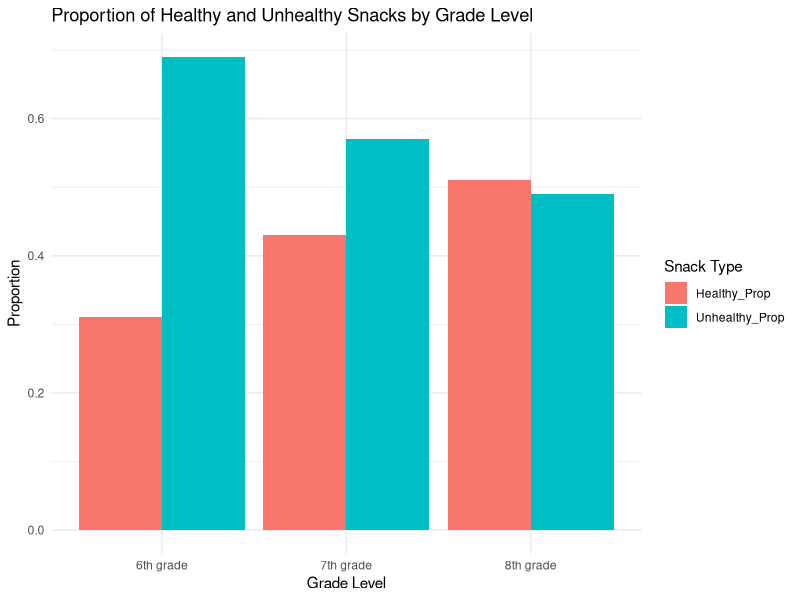

Here is the R script that generated this plot:
## ---- chunk 1
library(dplyr)
library(ggplot2)
## ---- chunk 2
# create data frame
df <- data.frame(
  "Surgical Procedure" = c("Bypass", "Angiography"),
  "Sample Size" = c(539, 847),
  "Mean Wait Time" = c(19, 18),
  "Standard Deviation" = c(10, 9)
)

# bypass confidence interval
mean <- 19
n <- 539
sd <- 10
ci_level <- .9
tail_area <- (1 - ci_level)/2
t_score <- qt(p=1-tail_area, df = n - 1)
b_ci <- c(mean - t_score * sd/sqrt(n), mean + t_score * sd/sqrt(n))

# angiography
mean <- 18
n <- 847
sd <- 9
ci_level <- .9
tail_area <- (1 - ci_level)/2
t_score <- qt(p=1-tail_area, df = n - 1)
a_ci <- c(mean - t_score * sd/sqrt(n), mean + t_score * sd/sqrt(n))


cat("Bypass 90% Confidence Interval: (", b_ci[1], ", ", b_ci[2], ")", sep = "")
cat("\n")
cat("\n")
cat("Angiography 90% Confidence Interval: (", a_ci[1], ", ", a_ci[2], ")", sep = "")

## ---- chunk 3
n <- 1031 # num of americans survey
college_essential <- 567 # num americans believe college is essential
point_estimate <- college_essential/n
prop_results <- prop.test(college_essential, n)

cat("College is essential point estimate:", point_estimate)
cat("\n")
cat("\n")
cat("College is essential 95% Confidence Interval: (", prop_results$conf.int[1], ", ", prop_results$conf.int[2], ")", sep = "")
## ---- chunk 4
# solve for n:  CI = x + (t * (sd / sqrt(n)))
# plug in value in this equation: n = (sd * t / (CI - x))^2
#calculate mean
high_price <- 200
low_price <- 30

sd <- (high_price - low_price) * .25
mean <- (high_price + low_price)/2
ci_lower <- mean - 5
ci_upper <- mean + 5
ci_level <- .95
estimated_sample_size <- (sd * ci_level / (ci_upper - mean))^2

cat("The estimated sample size is: ", round(estimated_sample_size))
## ---- chunk 5
# goal: test whether mean female incole is inline with union agreement
mean_weekly_income_predicted <- 500
n = 9
mean_sampled = 410
sd_sample = 90
## ---- chunk 6

#confidence interval calculation
mean <- 410
union_mean <- 500
n <- 9
sd <- 90
alpha <- 0.05
ci_level <- .95
tail_area <- (1 - ci_level)/2
t_score <- qt(p=1-tail_area, df = n - 1)
a_ci <- c(mean - t_score * sd/sqrt(n), mean + t_score * sd/sqrt(n))

#p-value calculation

#compute t_staistics
t_stat <- (mean - union_mean)/(sd/sqrt(n))

#computer degrees of freedom
df <- n - 1

#calculate lower/left tail because t statistics is negative
#multipy by two for two-tailed test
p_val <- 2*pt(t_stat, df)

cat("Approach 1: Confidence Interval")
cat("\n")
cat("\n")
cat("Female Salary 95% Confidence Interval: (", a_ci[1], ", ", a_ci[2], ")", sep = "")
cat("\n")
cat("T score:", t_score)

cat("\n")
cat("\n")
cat("Interpretation")
cat("\n")
cat("\n")

cat("The 95% confidence interval for the weekly female salary of $410 does not include $500, so we can reject the null hypothesis in favor of the alternative hypthosis that weekly female salary differs from $500 a week")


cat("Approach 2: Calculat P Value")
cat("\n")
cat("\n")

cat("T statistic:", t_stat)
cat("\n")
cat("Two-tailed P Value", p_val)
cat("\n")
cat("Is P value less than alpha?:", p_val < alpha)


cat("\n")
cat("\n")
cat("Interpretation")
cat("\n")
cat("\n")

cat("We can reject the null hypothesis in favor of the alternative hypothosis that weekly female salary differs from $500 a week because the observed p value of", p_val, "is less than our designated signifiance level of", alpha, ".")


## ---- chunk 7
#p-value calculation

mean <- 410
union_mean <- 500
n <- 9
sd <- 90
alpha <- 0.05

#compute t_staistics
t_stat <- (mean - union_mean)/(sd/sqrt(n))

#computer degrees of freedom
df <- n - 1

p_val <- pt(t_stat, df, lower.tail = TRUE)

#calculate lower/left tail because t statistics is negative
#multipy by two for two-tailed test
cat("Lower Tail P Value:", p_val)
cat("\n")
cat("This lower tail p value can be used to test whether the observed weekly female salary is less than the union wage. In this case, if we were doing a one-tailed t-test with an alpha significance level of 0.05, we could reject the null hypothesis in favor of the altnernative that weekly female salary is less than the union wage with a p value of", p_val,".")

## ---- chunk 8

mean <- 410
union_mean <- 500
n <- 9
sd <- 90
alpha <- 0.05

#compute t_staistics
t_stat <- (mean - union_mean)/(sd/sqrt(n))

#computer degrees of freedom
df <- n - 1

p_val <- pt(t_stat, df, lower.tail = FALSE)

#calculate lower/left tail because t statistics is negative
#multipy by two for two-tailed test
cat("Upper Tail P Value:", p_val)
cat("\n")
cat("This upper tail p value can be used to test whether the observed weekly female salary is more than the union wage. In this case, if we were doing a one-tailed t-test with an alpha significance level of 0.05, we cannot reject the null hypothesis in favor of the altnernative that weekly female salary is less than the union wage with a p value of", p_val,".")
## ---- chunk 9
n <- 1000 #sample size
df <- n - 1 #degrees of freedom
se <- 10.0 #standard error
pop_mean <- 500 #assumed pop mean
y_jones <- 519.5
y_smith <- 519.7
t_jones <- 1.95
t_smith <- 1.97
p_jones <- 0.051
p_smith <- 0.049

# helper functions - computes t-stat
t_stat_func <- function(mean_1, test_mean, standard_error){
  t_stat <- (mean_1 - test_mean)/(standard_error)
  return(t_stat)
}

#helper function - computers p-value
p_val_func <- function(t_stat, df, tail_type){
  if (t_stat < 0){
    p_val <- pt(t_stat, df, lower.tail = TRUE)
  } else{
    p_val <- pt(t_stat, df, lower.tail = FALSE)
  }
  if (tail_type==2){
    p_val <- p_val*2
  }else{p_val}
  
  return(p_val)
}

## ---- chunk 10

#compute t_staistics for jones

t_stat_jones <- t_stat_func(y_jones, pop_mean, se)

p_val_jones <- p_val_func(t_stat_jones, df, 2)

t_stat_smith <- t_stat_func(y_smith, pop_mean, se)

p_val_smith <- p_val_func(t_stat_smith, df, 2)

cat("Jones")
cat("\n")
cat("T statistic:", t_stat_jones,",", "P value:", p_val_jones)

cat("\n")
cat("\n")

cat("Smith")
cat("\n")
cat("T statistic:", t_stat_smith,",", "P value:", p_val_smith)
## ---- chunk 11
snack_counts <- matrix(
  c(31, 43, 51, 69, 57, 49),
  nrow = 2,
  byrow = TRUE
)
rownames(snack_counts) <- c("Healthy_Snack", "Unhealthy_Snack")
colnames(snack_counts) <- c("6th grade", "7th grade", "8th grade")
snack_counts

# Perform the Chi-square test
chi_square_test <- chisq.test(snack_counts)

# Print the test results
print(chi_square_test)
## ---- chunk 12
# Create a dataframe
snack_data <- data.frame(
  Grade_Level = c("6th grade", "7th grade", "8th grade"),
  Healthy_Snack = c(31, 43, 51),
  Unhealthy_Snack = c(69, 57, 49)
)

# Calculate the proportions
snack_data$Total <- snack_data$Healthy_Snack + snack_data$Unhealthy_Snack
snack_data$Healthy_Prop <- snack_data$Healthy_Snack / snack_data$Total
snack_data$Unhealthy_Prop <- snack_data$Unhealthy_Snack / snack_data$Total

# Reshape the data to a long format
snack_data_long <- tidyr::gather(snack_data, key = "Snack_Type", value = "Proportion", Healthy_Prop, Unhealthy_Prop)

# Create a bar plot using ggplot2
ggplot(snack_data_long, aes(x = Grade_Level, y = Proportion, fill = Snack_Type)) +
  geom_bar(stat = "identity", position = "dodge") +
  labs(title = "Proportion of Healthy and Unhealthy Snacks by Grade Level",
       x = "Grade Level",
       y = "Proportion",
       fill = "Snack Type") +
  theme_minimal()
## ---- chunk 13
# Data from the table
data_matrix <- matrix(
  c(
    6.2, 9.3, 6.8, 6.1, 6.7, 7.5,
    7.5, 8.2, 8.5, 8.2, 7.0, 9.3,
    5.8, 6.4, 5.6, 7.1, 3.0, 3.5
  ),
  nrow = 3,
  byrow = TRUE
)
# Create a dataframe with Area and Value columns
data_df <- data.frame(
  Area = factor(rep(c("Area 1", "Area 2", "Area 3"), each = 6)),
  Value = as.vector(t(data_matrix))
)

mean_df <- data_df %>%
  group_by(Area) %>%
  summarise(mean_val = mean(Value))
## ---- chunk 14
anova_results <- aov(Value ~ Area, data_df)
summary(anova_results)
